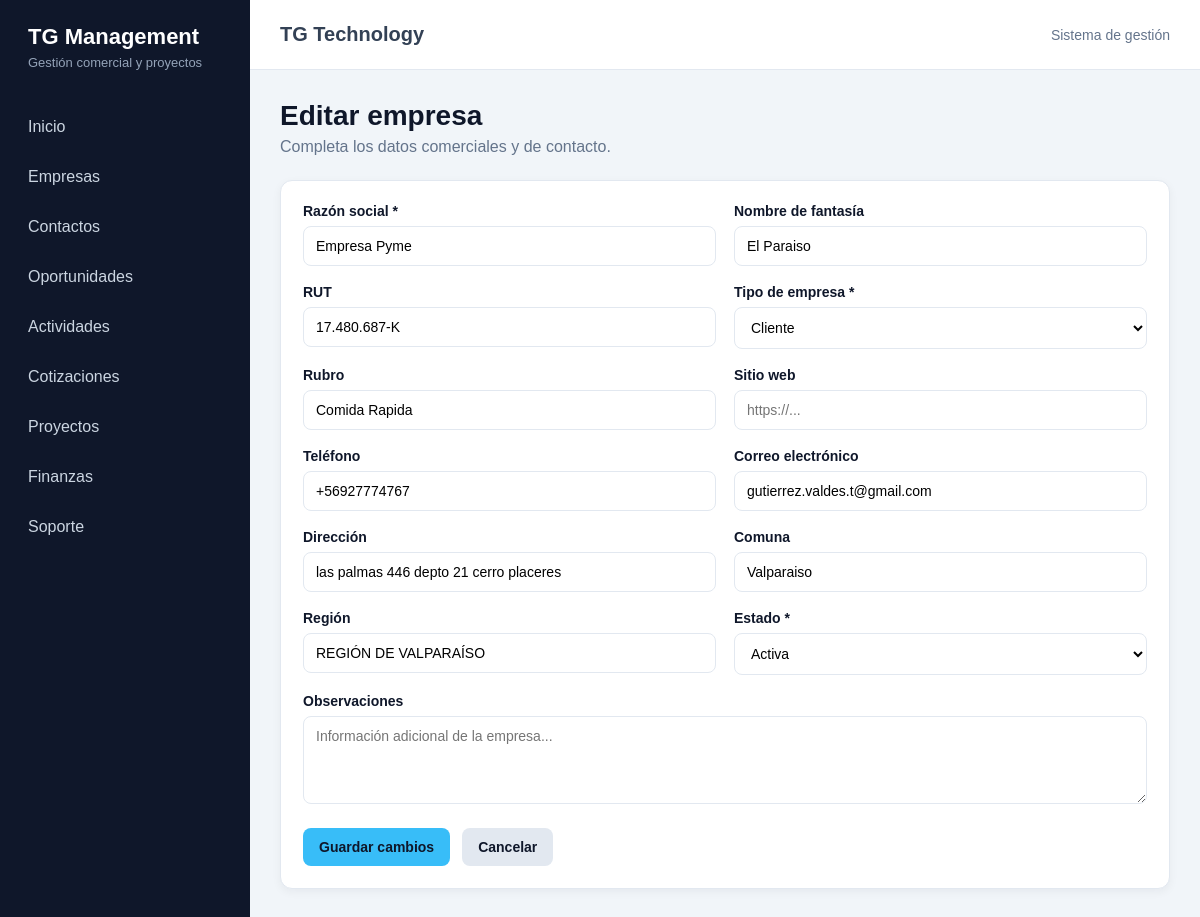
The page /crm/empresas/1/editar/ on the database as committed earlier.
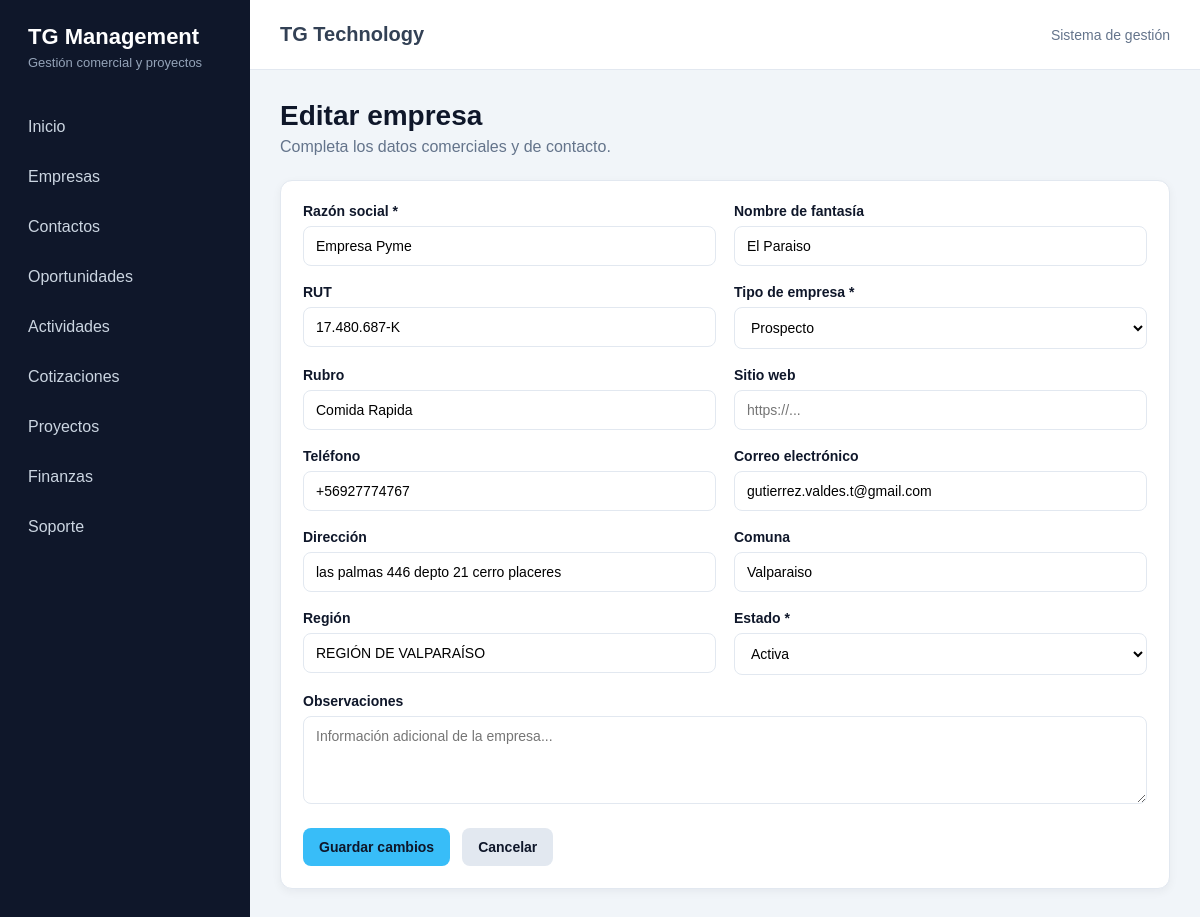
The same page on the database as committed later.
### crm/models.py (models this page shows, shortened)
class Empresa(models.Model):
    class TipoEmpresa(models.TextChoices):
        PROSPECTO = "PROSPECTO", "Prospecto"
        CLIENTE = "CLIENTE", "Cliente"
        PROVEEDOR = "PROVEEDOR", "Proveedor"
        PARTNER = "PARTNER", "Partner"
    class EstadoEmpresa(models.TextChoices):
        ACTIVA = "ACTIVA", "Activa"
        INACTIVA = "INACTIVA", "Inactiva"
    razon_social = models.CharField(
        "Razón social",
        max_length=200,
    )
    nombre_fantasia = models.CharField(
        "Nombre de fantasía",
        max_length=200,
        blank=True,
    )
    rut = models.CharField(
        "RUT",
        max_length=20,
        blank=True,
        unique=True,
        null=True,
    )
    tipo = models.CharField(
        "Tipo de empresa",
        max_length=20,
        choices=TipoEmpresa.choices,
        default=TipoEmpresa.PROSPECTO,
    )
    rubro = models.CharField(
        "Rubro",
        max_length=150,
        blank=True,
    )
    sitio_web = models.URLField(
        "Sitio web",
        blank=True,
    )
    telefono = models.CharField(
        "Teléfono",
        max_length=30,
        blank=True,
    )
    email = models.EmailField(
        "Correo electrónico",
        blank=True,
    )
    direccion = models.CharField(
        "Dirección",
        max_length=250,
        blank=True,
    )
    comuna = models.CharField(
        "Comuna",
        max_length=100,
        blank=True,
    )
    region = models.CharField(
        "Región",
        max_length=100,
        blank=True,
    )
    estado = models.CharField(
        "Estado",
        max_length=20,
        choices=EstadoEmpresa.choices,
        default=EstadoEmpresa.ACTIVA,
    )
    observaciones = models.TextField(
        "Observaciones",
        blank=True,
    )
    creado_por = models.ForeignKey(
        settings.AUTH_USER_MODEL,
        verbose_name="Creado por",
        on_delete=models.SET_NULL,
        null=True,
        blank=True,
        related_name="empresas_creadas",
    )
    fecha_creacion = models.DateTimeField(
        "Fecha de creación",
        auto_now_add=True,
    )
    fecha_actualizacion = models.DateTimeField(
        "Última actualización",
        auto_now=True,
    )
    class Meta:
        verbose_name = "Empresa"
        verbose_name_plural = "Empresas"
        ordering = ["razon_social"]

### crm/views.py (the view)
def empresa_editar(request, pk):
    empresa = get_object_or_404(
        Empresa,
        pk=pk,
    )
    if request.method == "POST":
        form = EmpresaForm(
            request.POST,
            instance=empresa,
        )
        if form.is_valid():
            form.save()
            messages.success(
                request,
                "La empresa fue actualizada correctamente.",
            )
            return redirect(
                "crm:empresa_detalle",
                pk=empresa.pk,
            )
    else:
        form = EmpresaForm(
            instance=empresa,
        )
    contexto = {
        "form": form,
        "empresa": empresa,
        "titulo": "Editar empresa",
        "texto_boton": "Guardar cambios",
    }
    return render(
        request,
        "crm/empresa_formulario.html",
        contexto,
    )

### crm/templates/crm/empresa_formulario.html (shortened to what this page needs)
{% extends "core/base.html" %}
{% block content %}
    <div class="encabezado-pagina">
        <h1>{{ titulo }}</h1>
        <p>
            Completa los datos comerciales y de contacto.
        </p>
    </div>
    <div class="panel formulario">
        <form method="post" novalidate>
            <div class="form-grid">
                {% for field in form %}
                    <div
                        class="campo
                        {% if field.name == 'observaciones' %}
                            campo-completo
                        {% endif %}"
                    >
                        <label for="{{ field.id_for_label }}">
                            {{ field.label }}
                            {% if field.field.required %}
                                *
                            {% endif %}
                        </label>
                        {{ field }}
                    </div>
                {% endfor %}
            </div>
            <div class="acciones-formulario">
                <button type="submit" class="boton">
                    {{ texto_boton }}
                </button>
                {% if empresa %}
                    <a
                        href="{% url 'crm:empresa_detalle' empresa.pk %}"
                        class="boton boton-secundario"
                    >
                        Cancelar
                    </a>
                {% endif %}
            </div>
        </form>
    </div>
{% endblock %}

Rows that differ between the two databases and show on the page:
changed Empresa "Empresa Pyme": tipo "Cliente" → "Prospecto"
